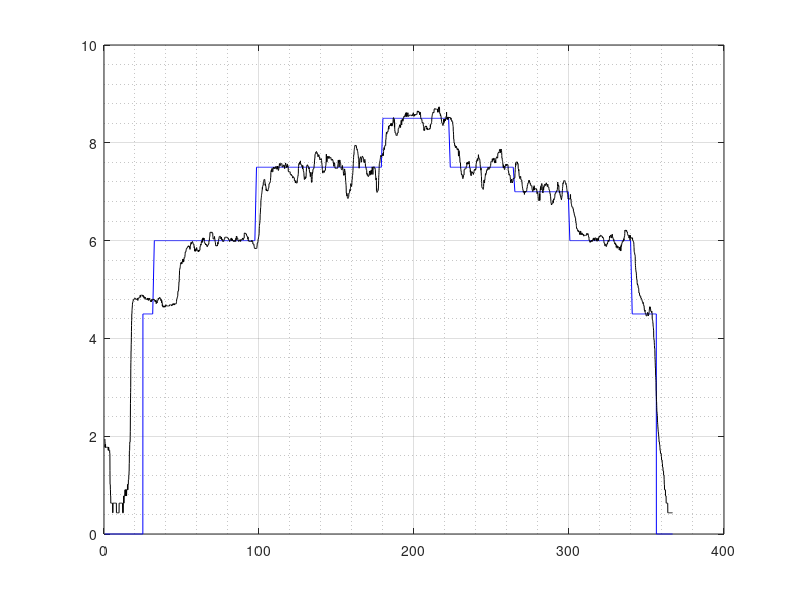

MATLAB code for this plot:
%% CARGA DE DATOS
[ALL]=csvread('Prueba_3.csv'); %%valor de muestras
[A]=ALL(:,2); %temp
[B]=ALL(:,3); %hum1
[C]=ALL(:,4); %hum
[D]=ALL(:,5); %pres
[E]=ALL(:,6); %densidad
[F]=ALL(:,7); %lec DdP (V)  
[G]=ALL(:,8); %DdP (P)
[H]=ALL(:,9); %DdP c/filtro  
[I]=ALL(:,10); %v s/filtro
[J]=ALL(:,11); %v c/filtro
[K]=ALL(:,12); %tiempo
K=K/1000;
[L]=ALL(:,13);  %pwm f
[M]=ALL(:,14);  %control
[T]=ALL(:,15); %v ref
[O]=ALL(:,16); %error


figure(1)
%plot(K,T,'b',K,I,'r',K,J,'k');%v c/f. + v ref +v s/f.
plot(K,T,'b',K,J,'k');%v c/f  + v ref. 
%xlim([45 183])
grid on
grid minor
